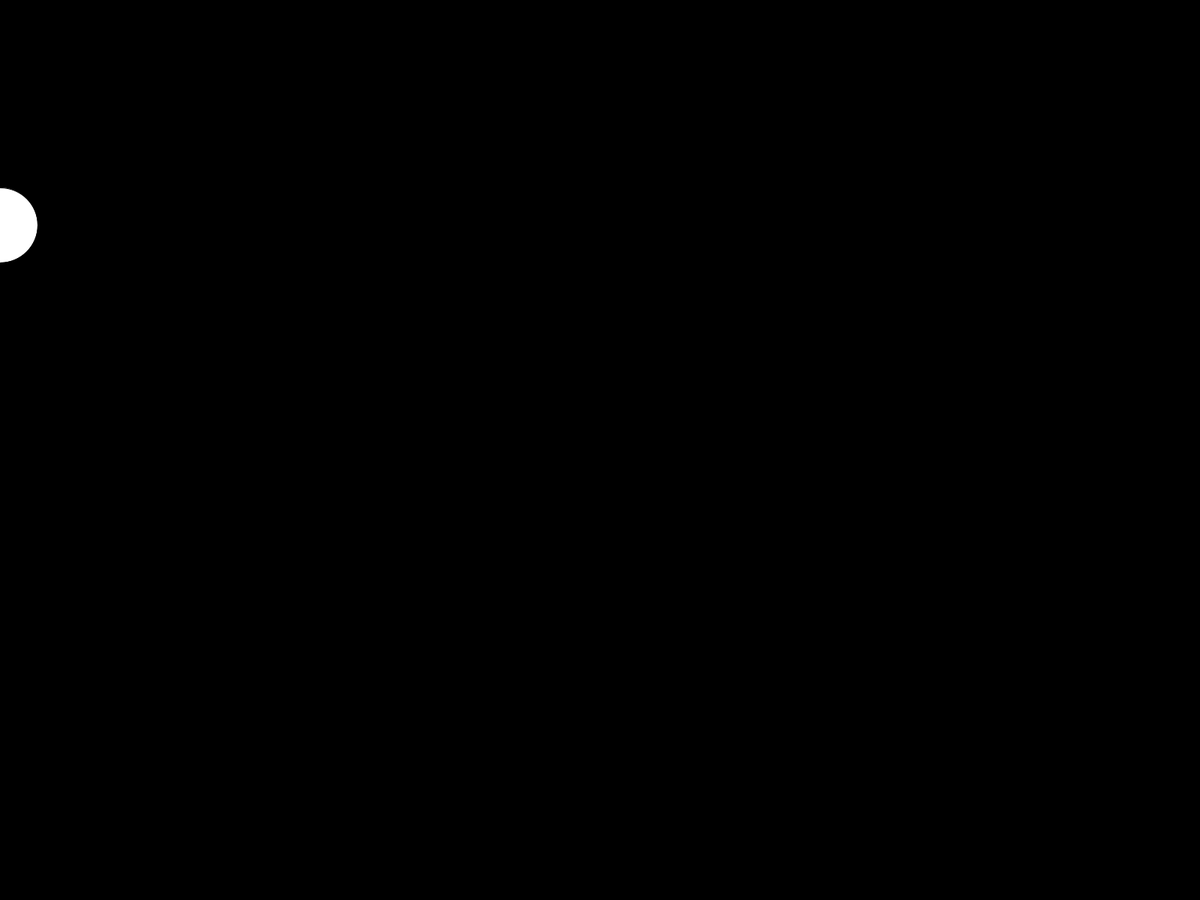
Frame 1 (no input)
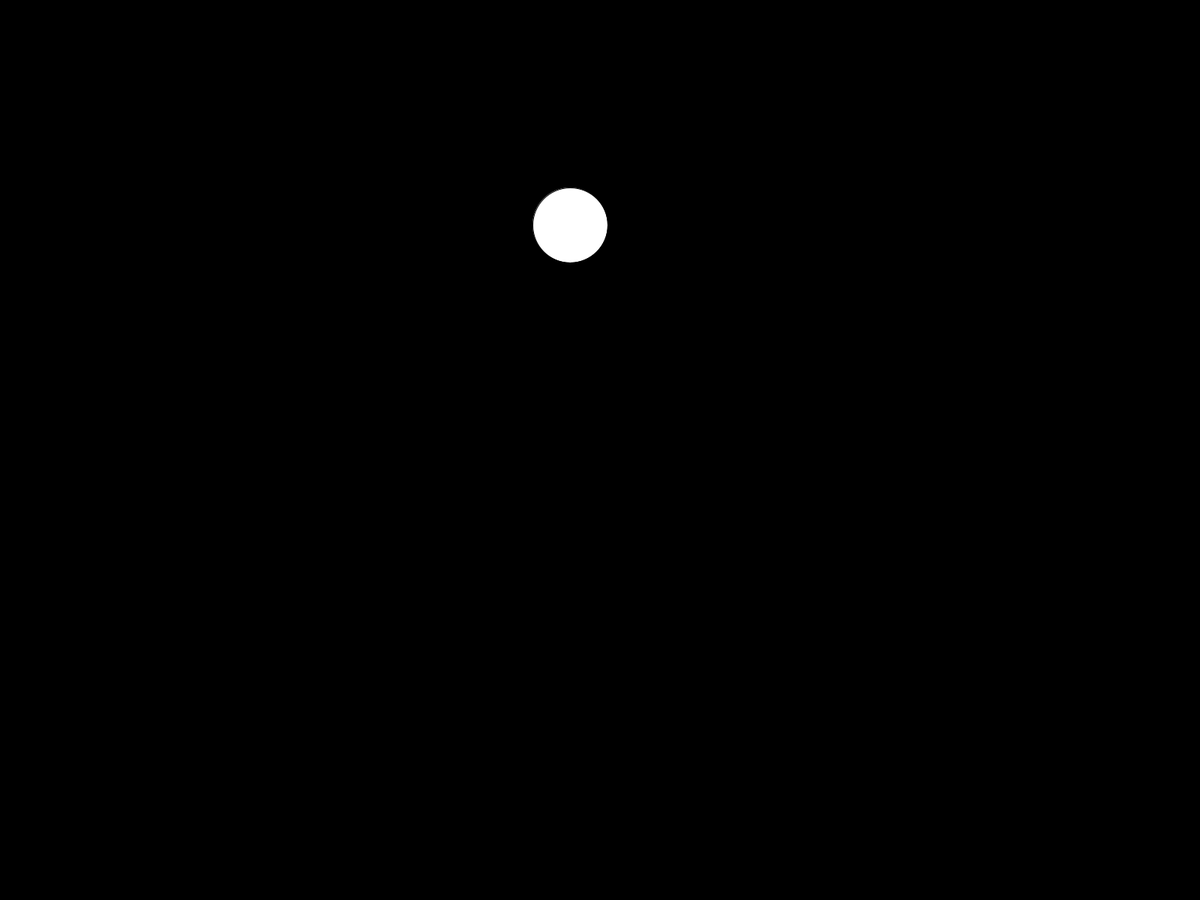
Frame 60 (the mouse pressed at the canvas centre just before this capture)
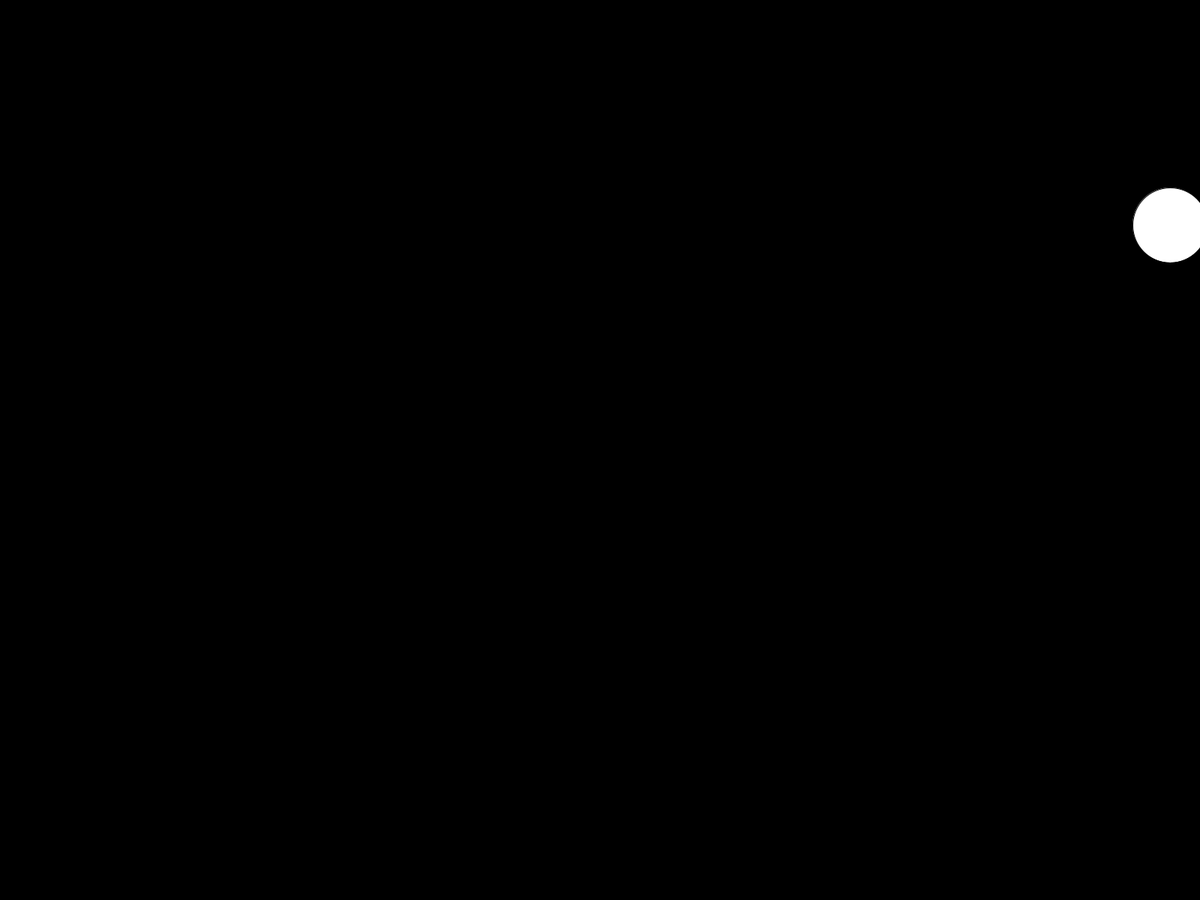
Frame 120 (the mouse held since frame 60 and released just before this capture)

The Processing sketch that drew these frames (run headless with seeded random() and noise(); from frame 60 on, the mouse is pressed at the canvas centre):

// Processing sketch: ejemplo5_modulo
// ── ejemplo5_modulo.pde
// % modulo
float x= 0;
void setup(){
  fullScreen();
}
void draw(){
  background(0);
  ellipse(x, 300,100,100);
  x+=40;
  x = x % width;
}
